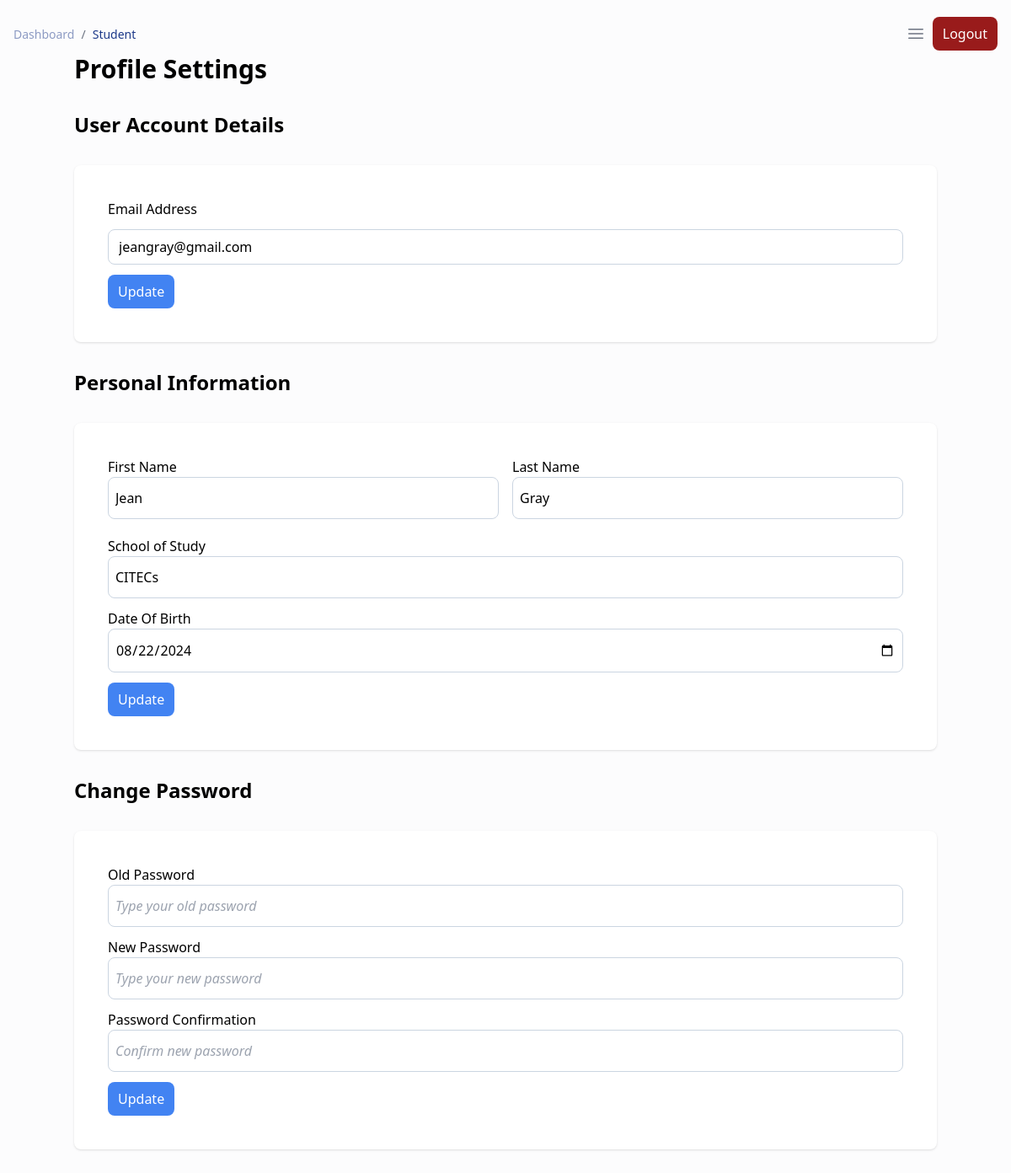
Page /student/profile.php (signed in) on the earlier database version.
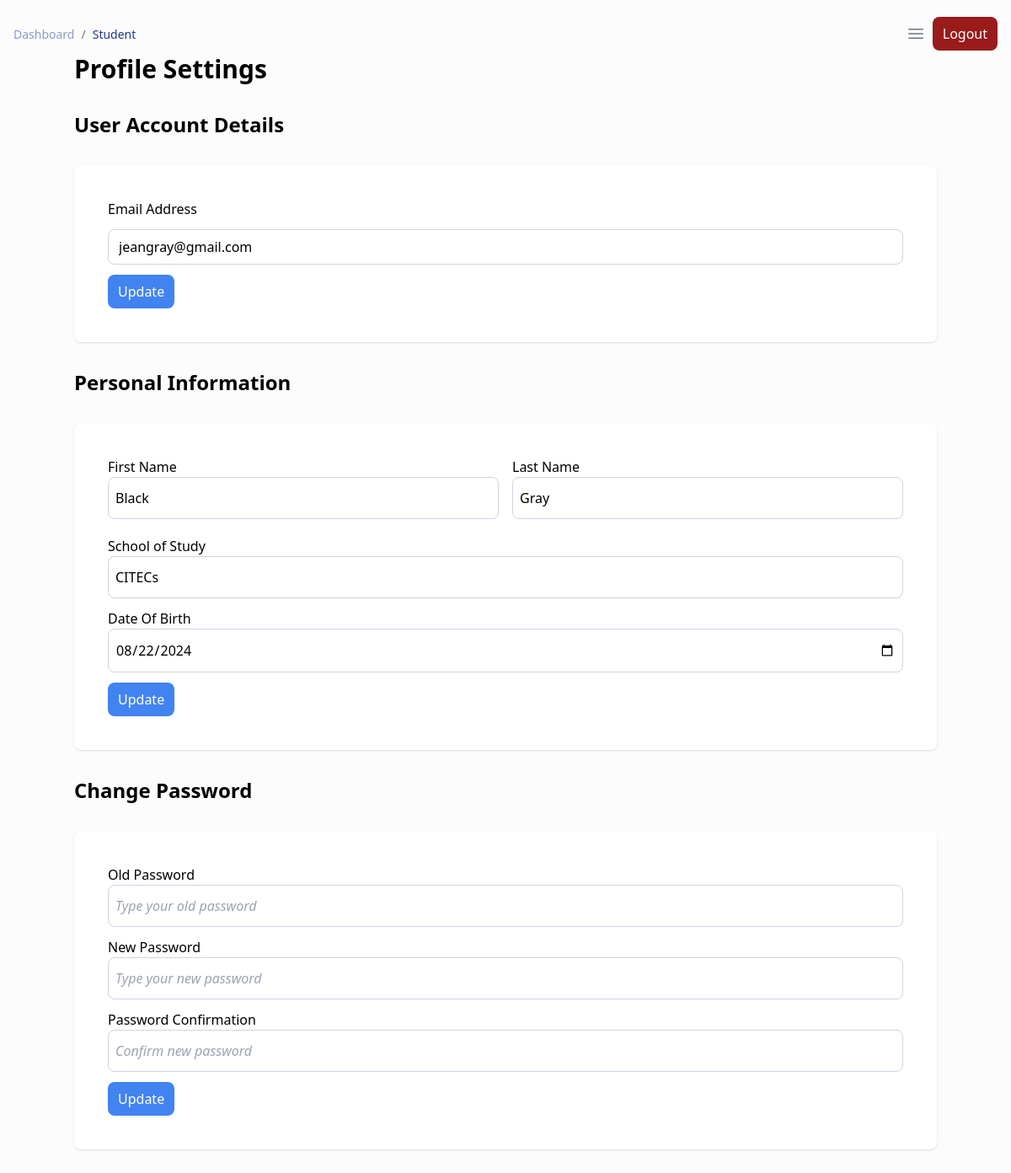
Same page on the later database version.
### tables this page shows
CREATE TABLE `students` (
  `id` int(11) NOT NULL,
  `user_id` int(11) NOT NULL,
  `batch_id` int(11) UNSIGNED DEFAULT NULL,
  `first_name` varchar(255) NOT NULL,
  `last_name` varchar(255) NOT NULL,
  `date_of_birth` date NOT NULL,
  `school` varchar(255) NOT NULL,
  `created_at` timestamp NULL DEFAULT current_timestamp()
);

### config/settings.php (called while the page is built, shortened)
<?php
if(!function_exists("getConfig")){
    function getConfig($key){
            $siteConfig = [
                'site_name' => "EAMS",
                'app_mode' => "production",
                'base_url' => "http://localhost/Attendance-system",
                'base_path' => dirname(__DIR__, 1)
            ];
            return $siteConfig[$key] ?? null;
    }
}
?>

### includes/functions.php (called while the page is built, shortened)
<?php
require_once __DIR__ . "/../config/settings.php";
if(!function_exists("baseUrl")){
    function baseUrl(string $path = null, array $query = null){
        if($path !== null && $query !== null){
            $build = http_build_query($query);
            return getConfig(key: 'base_url') . "/" . $path . "?" . $build;
        }
        elseif($path !== null){
            return getConfig(key: 'base_url') . "/" . $path;
        }
        return getConfig(key: 'base_url');
    }
}
?>

### student/profile.php (the view, shortened to what the changed rows need)
<?php require_once "./templates/header.php" ?>
<?php
$student = [];
$userID = $_SESSION['loginID'];
$query = "SELECT * FROM students WHERE user_id = $userID";
$result = mysqli_query($connection, $query);
if (mysqli_num_rows($result) == 1) {
    $student = mysqli_fetch_assoc($result);
}
?>
<script src="https://cdn.tailwindcss.com"></script>
<div class="min-h-screen bg-gray-50/50">
    <div class="p-4 xl:ml-80">
        <div class="container mx-auto">
            <h1 class="text-3xl font-semibold mb-8">Profile Settings</h1>
            <div class="grid grid-cols-1 gap-8 mb-8">
                <h2 class="text-2xl font-semibold">User Account Details</h2>
                <h2 class="text-2xl font-semibold">Personal Information</h2>
                <div class="min-h-fit p-10 bg-white shadow rounded-lg">
                    <form action="<?= baseUrl('student/action/update_info.php') ?>" method="POST" autocomplete="off">
                        <div class="grid grid-cols-1 md:grid-cols-2 gap-4 mb-5">
                            <div>
                                <label for="firstName">First Name</label>
                                <input type="text" name="firstName" id="firstName" class="w-full border border-slate-300 rounded-lg py-3 px-2 placeholder:italic" placeholder="Type your First Name" value="<?= $student['first_name'] ?? "" ?>" />
                            </div>
                            <div>
                                <label for="lastName">Last Name</label>
                                <input type="text" name="lastName" id="lastName" class="w-full border border-slate-300 rounded-lg py-3 px-2 placeholder:italic" placeholder="Type your Last Name" value="<?= $student['last_name'] ?? "" ?>" />
                            </div>
                        </div>
                        <div class="mb-3">
                            <label for="school">School of Study</label>
                            <input type="text" name="school" id="school" class="w-full border border-slate-300 rounded-lg py-3 px-2 placeholder:italic" placeholder="Type the name of your school" value="<?= $student['school'] ?>" />
                        </div>
                        <div class="mb-3">
                            <label for="dateOfBirth">Date Of Birth</label>
                            <input type="date" name="dateOfBirth" id="dateOfBirth" class="w-full border border-slate-300 rounded-lg py-3 px-2 placeholder:italic" value="<?= $student['date_of_birth'] ?>" />
                        </div>
                    </form>
                </div>
                <h2 class="text-2xl font-semibold">Change Password</h2>
            </div>
        </div>
    </div>
    <?php require_once "./templates/footer.php" ?>

Differences in the rows shown:
changed students "Gray": firstName "Jean" → "Black"
